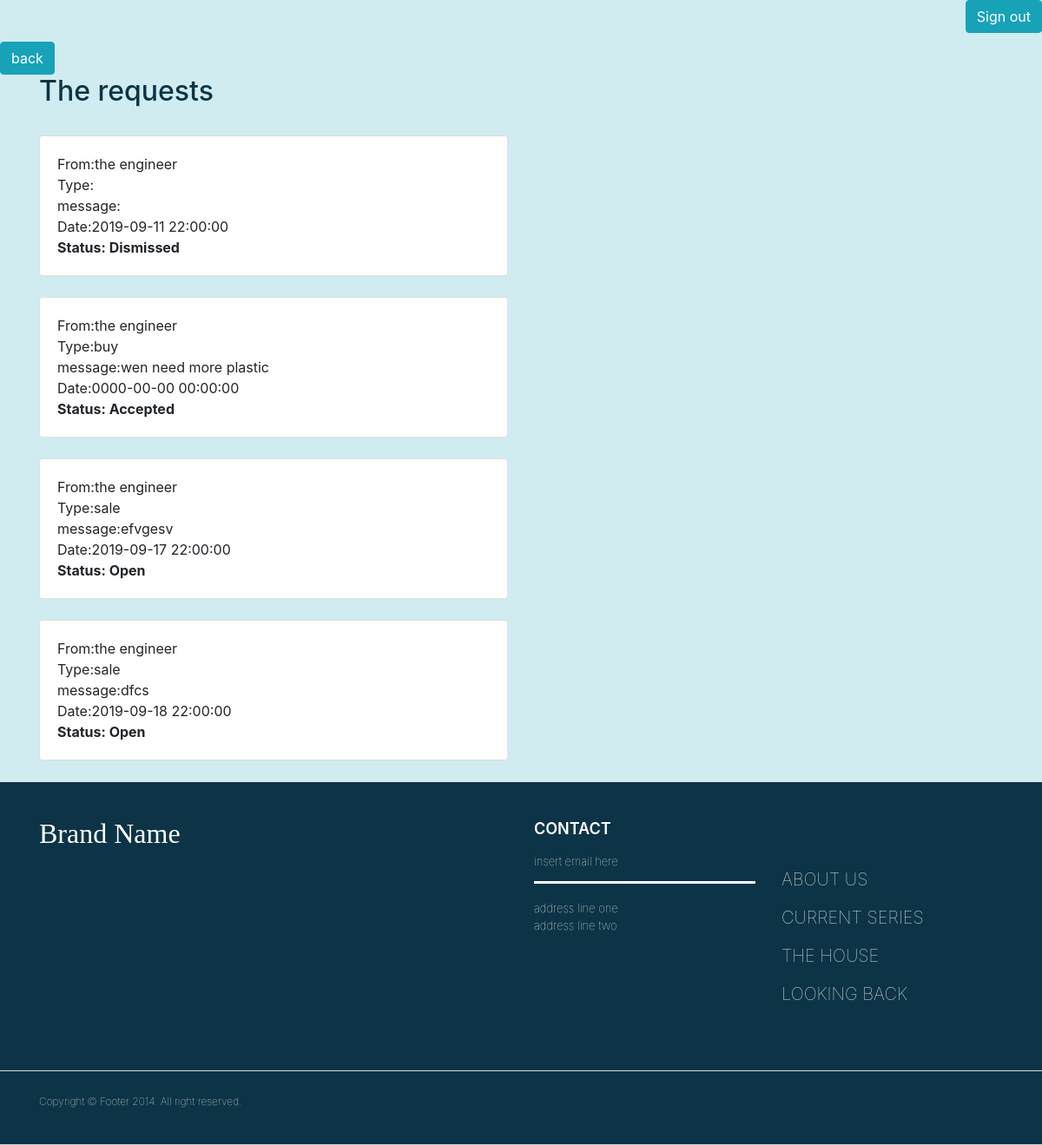
Page /replyDic.php on the committed database.
### tables this page shows
CREATE TABLE `requests` (
  `request_id` int(12) NOT NULL,
  `request_type` enum('buy','sale','pay') NOT NULL,
  `request_message` varchar(250) NOT NULL,
  `request_date` timestamp NOT NULL DEFAULT current_timestamp(),
  `fk_user_from` int(11) NOT NULL,
  `request_status` enum('Open','Accepted','Dismissed','') NOT NULL
);

CREATE TABLE `users` (
  `user_id` int(12) NOT NULL,
  `fullname` varchar(200) NOT NULL,
  `date_of_birth` date NOT NULL,
  `email` varchar(200) NOT NULL,
  `password` varchar(200) NOT NULL,
  `telefon` varchar(200) NOT NULL,
  `address` varchar(200) NOT NULL,
  `gender` enum('f','m') NOT NULL,
  `status` enum('Married','single') NOT NULL,
  `children` varchar(200) NOT NULL,
  `nationality` varchar(200) NOT NULL,
  `education` varchar(200) NOT NULL,
  `date_of_start` timestamp NOT NULL DEFAULT current_timestamp() ON UPDATE current_timestamp(),
  `role` varchar(200) NOT NULL
);

### replyDic.php (the view, shortened to what this page needs)
<?php
require 'db.php';
?>
<!DOCTYPE html>
<html lang="en">
<head>
<?php require 'header.php'; ?>
</head>
<body class="body">
<?php require 'nav.php'; ?>
<a href="managerpage.php"><button type='button' class='btn btn-info'>back</button></a>
<div class="container">
 <h2 style="color: #0d3446" >The requests </h2><br>
<?php
$sql = "SELECT * FROM requests
JOIN users ON fk_user_from=user_id WHERE role='eng'";
$result = mysqli_query($conn,$sql);
if($result->num_rows > 0){
  while($row = $result->fetch_assoc()){?>
<div class="row">
    <div class="col-sm-6">
        <div class="card">
            <div class="card-body">
               <span>From:</span><?php echo $row['fullname'];?><br>
                <span>Type:</span><?php echo $row['request_type'];?><br>
                <span>message:</span><?php echo $row['request_message'];?><br>
                <span>Date:</span><?php echo $row['request_date'];?><br>
                <strong>Status: <?php echo $row['request_status'];?></strong><br>
                </div>
        </div>
                <br>
    </div>
</div>
  <?php
}
}
?>
</div>
<?php require 'footer.php'; ?>
</body>
</html>

### replyDic.php (style rules this page uses)
.body { background-color: #d0ecf0 }

### rows in the picture
requests: fk_user_from.fullname "the engineer", request_date "2019-09-11 22:00:00", request_status "Dismissed"
requests: fk_user_from.fullname "the engineer", request_type "buy", request_message "wen need more plastic", request_date "0000-00-00 00:00:00", request_status "Accepted"
requests: fk_user_from.fullname "the engineer", request_type "sale", request_message "efvgesv", request_date "2019-09-17 22:00:00", request_status "Open"
requests: fk_user_from.fullname "the engineer", request_type "sale", request_message "dfcs", request_date "2019-09-18 22:00:00", request_status "Open"
